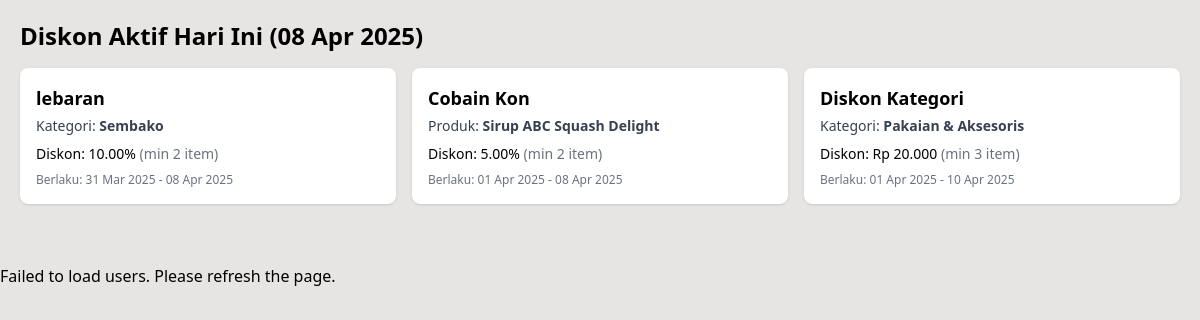
Page /cashier/discount.php (signed in) on the committed database.
### tables this page shows
CREATE TABLE `discounts` (
  `id` int NOT NULL,
  `name` varchar(255) NOT NULL,
  `type` enum('product','category') NOT NULL,
  `product_id` int DEFAULT NULL,
  `category_id` int DEFAULT NULL,
  `discount_type` enum('percentage','fixed') NOT NULL,
  `discount_value` decimal(10,2) NOT NULL,
  `min_quantity` int DEFAULT '1',
  `start_date` date NOT NULL,
  `end_date` date NOT NULL,
  `created_at` timestamp NULL DEFAULT CURRENT_TIMESTAMP,
  `updated_at` timestamp NULL DEFAULT CURRENT_TIMESTAMP ON UPDATE CURRENT_TIMESTAMP
);

CREATE TABLE `categories` (
  `id` int NOT NULL,
  `category_name` varchar(50) NOT NULL,
  `created_at` timestamp NULL DEFAULT CURRENT_TIMESTAMP,
  `updated_at` timestamp NULL DEFAULT CURRENT_TIMESTAMP ON UPDATE CURRENT_TIMESTAMP
);

CREATE TABLE `products` (
  `id` int NOT NULL,
  `name` varchar(255) NOT NULL,
  `description` text,
  `price` decimal(10,2) NOT NULL,
  `stock` int NOT NULL,
  `category_id` int NOT NULL,
  `image` varchar(255) DEFAULT NULL,
  `arrival_date` date NOT NULL,
  `created_at` timestamp NULL DEFAULT CURRENT_TIMESTAMP,
  `updated_at` timestamp NULL DEFAULT CURRENT_TIMESTAMP ON UPDATE CURRENT_TIMESTAMP
);

### cashier/discount.php (the view, shortened to what this page needs)
<?php
require_once '../connection.php';
$today = date('Y-m-d');
$stmt = $pdo->prepare("
    SELECT d.id, d.name, d.discount_type, d.discount_value, d.min_quantity, d.start_date, d.end_date,
           d.product_id, d.category_id,
           p.name AS product_name,
           c.category_name
    FROM discounts d
    LEFT JOIN products p ON d.product_id = p.id
    LEFT JOIN categories c ON d.category_id = c.id
    WHERE d.start_date <= :today AND d.end_date >= :today
    ORDER BY d.end_date ASC
");
$stmt->execute(['today' => $today]);
$activeDiscounts = $stmt->fetchAll(PDO::FETCH_ASSOC);
?>
<!DOCTYPE html>
<html lang="id">
<head>
    <script src="https://cdn.tailwindcss.com"></script>
</head>
<body class="bg-stone-200">
    <div class="flex flex-col p-5 mb-10">
        <?php if (count($activeDiscounts) > 0): ?>
            <h1 class="text-2xl font-bold mb-4">Diskon Aktif Hari Ini (<?= date('d M Y') ?>)</h1>
            <div class="grid gap-4 md:grid-cols-2 lg:grid-cols-3">
                <?php foreach ($activeDiscounts as $d): ?>
                    <div class="bg-white shadow rounded-lg p-4">
                        <h2 class="text-lg font-semibold mb-1"><?= htmlspecialchars($d['name']) ?></h2>
                        <p class="text-sm text-gray-700">
                            <?= $d['product_id'] ? 'Produk: <b>' . htmlspecialchars($d['product_name']) . '</b>' : '' ?>
                            <?= $d['category_id'] ? 'Kategori: <b>' . htmlspecialchars($d['category_name']) . '</b>' : '' ?>
                        </p>
                        <p class="text-sm mt-2">
                            Diskon:
                            <?php if ($d['discount_type'] == 'percentage'): ?>
                                <?= $d['discount_value'] ?>%
                            <?php else: ?>
                                Rp <?= number_format($d['discount_value'], 0, ',', '.') ?>
                            <?php endif; ?>
                            <?php if ($d['min_quantity'] > 1): ?>
                                <span class="text-gray-500">(min <?= $d['min_quantity'] ?> item)</span>
                            <?php endif; ?>
                        </p>
                        <p class="text-xs text-gray-500 mt-2">Berlaku:
                            <?= date('d M Y', strtotime($d['start_date'])) ?> -
                            <?= date('d M Y', strtotime($d['end_date'])) ?>
                        </p>
                    </div>
                <?php endforeach; ?>
            </div>
        <?php else: ?>
            <p class="text-center text-gray-500 mt-10">Tidak ada diskon aktif hari ini.</p>
        <?php endif; ?>
    </div>
    <div id="navbar"></div>
</body>
</html>

### rows in the picture
discounts: name "lebaran", category.category_name "Sembako", discount_value "10.00", min_quantity "2", start_date "31 Mar 2025", end_date "08 Apr 2025"
discounts: name "Cobain Kon", product.name "Sirup ABC Squash Delight", discount_value "5.00", min_quantity "2", start_date "01 Apr 2025", end_date "08 Apr 2025"
discounts: name "Diskon Kategori", category.category_name "Pakaian & Aksesoris", discount_value "20.000", min_quantity "3", start_date "01 Apr 2025", end_date "10 Apr 2025"
